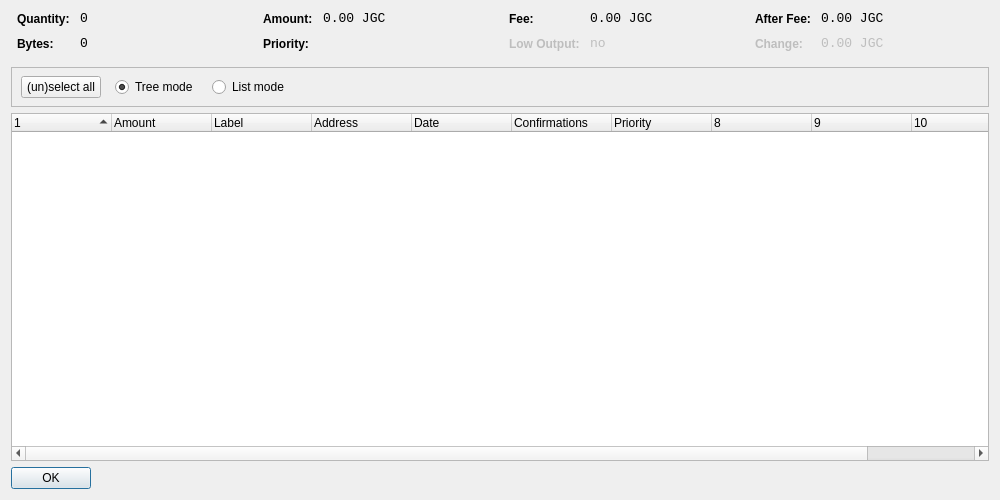
<?xml version="1.0" encoding="UTF-8"?>
<ui version="4.0">
 <class>CoinControlDialog</class>
 <widget class="QDialog" name="CoinControlDialog">
  <property name="geometry">
   <rect>
    <x>0</x>
    <y>0</y>
    <width>1000</width>
    <height>500</height>
   </rect>
  </property>
  <property name="windowTitle">
   <string>Coin Control</string>
  </property>
  <layout class="QVBoxLayout" name="verticalLayout">
   <item>
    <layout class="QHBoxLayout" name="horizontalLayoutTop" stretch="0,0,0,0">
     <property name="topMargin">
      <number>0</number>
     </property>
     <property name="bottomMargin">
      <number>10</number>
     </property>
     <item>
      <layout class="QFormLayout" name="formLayoutCoinControl1">
       <property name="horizontalSpacing">
        <number>10</number>
       </property>
       <property name="verticalSpacing">
        <number>10</number>
       </property>
       <property name="leftMargin">
        <number>6</number>
       </property>
       <property name="rightMargin">
        <number>6</number>
       </property>
       <item row="0" column="0">
        <widget class="QLabel" name="labelCoinControlQuantityText">
         <property name="styleSheet">
          <string notr="true">font-weight:bold;</string>
         </property>
         <property name="text">
          <string>Quantity:</string>
         </property>
        </widget>
       </item>
       <item row="0" column="1">
        <widget class="QLabel" name="labelCoinControlQuantity">
         <property name="font">
          <font>
           <family>Monospace</family>
           <pointsize>10</pointsize>
          </font>
         </property>
         <property name="cursor">
          <cursorShape>IBeamCursor</cursorShape>
         </property>
         <property name="contextMenuPolicy">
          <enum>Qt::ActionsContextMenu</enum>
         </property>
         <property name="text">
          <string notr="true">0</string>
         </property>
         <property name="textInteractionFlags">
          <set>Qt::LinksAccessibleByMouse|Qt::TextSelectableByKeyboard|Qt::TextSelectableByMouse</set>
         </property>
        </widget>
       </item>
       <item row="1" column="0">
        <widget class="QLabel" name="labelCoinControlBytesText">
         <property name="styleSheet">
          <string notr="true">font-weight:bold;</string>
         </property>
         <property name="text">
          <string>Bytes:</string>
         </property>
        </widget>
       </item>
       <item row="1" column="1">
        <widget class="QLabel" name="labelCoinControlBytes">
         <property name="font">
          <font>
           <family>Monospace</family>
           <pointsize>10</pointsize>
          </font>
         </property>
         <property name="cursor">
          <cursorShape>IBeamCursor</cursorShape>
         </property>
         <property name="contextMenuPolicy">
          <enum>Qt::ActionsContextMenu</enum>
         </property>
         <property name="text">
          <string notr="true">0</string>
         </property>
         <property name="textInteractionFlags">
          <set>Qt::LinksAccessibleByMouse|Qt::TextSelectableByKeyboard|Qt::TextSelectableByMouse</set>
         </property>
        </widget>
       </item>
      </layout>
     </item>
     <item>
      <layout class="QFormLayout" name="formLayoutCoinControl2">
       <property name="horizontalSpacing">
        <number>10</number>
       </property>
       <property name="verticalSpacing">
        <number>10</number>
       </property>
       <property name="leftMargin">
        <number>6</number>
       </property>
       <property name="rightMargin">
        <number>6</number>
       </property>
       <item row="0" column="0">
        <widget class="QLabel" name="labelCoinControlAmountText">
         <property name="styleSheet">
          <string notr="true">font-weight:bold;</string>
         </property>
         <property name="text">
          <string>Amount:</string>
         </property>
        </widget>
       </item>
       <item row="0" column="1">
        <widget class="QLabel" name="labelCoinControlAmount">
         <property name="font">
          <font>
           <family>Monospace</family>
           <pointsize>10</pointsize>
          </font>
         </property>
         <property name="cursor">
          <cursorShape>IBeamCursor</cursorShape>
         </property>
         <property name="contextMenuPolicy">
          <enum>Qt::ActionsContextMenu</enum>
         </property>
         <property name="text">
          <string notr="true">0.00 JGC</string>
         </property>
         <property name="textInteractionFlags">
          <set>Qt::LinksAccessibleByMouse|Qt::TextSelectableByKeyboard|Qt::TextSelectableByMouse</set>
         </property>
        </widget>
       </item>
       <item row="1" column="0">
        <widget class="QLabel" name="labelCoinControlPriorityText">
         <property name="styleSheet">
          <string notr="true">font-weight:bold;</string>
         </property>
         <property name="text">
          <string>Priority:</string>
         </property>
        </widget>
       </item>
       <item row="1" column="1">
        <widget class="QLabel" name="labelCoinControlPriority">
         <property name="font">
          <font>
           <family>Monospace</family>
           <pointsize>10</pointsize>
          </font>
         </property>
         <property name="cursor">
          <cursorShape>IBeamCursor</cursorShape>
         </property>
         <property name="contextMenuPolicy">
          <enum>Qt::ActionsContextMenu</enum>
         </property>
         <property name="text">
          <string/>
         </property>
         <property name="textInteractionFlags">
          <set>Qt::LinksAccessibleByMouse|Qt::TextSelectableByKeyboard|Qt::TextSelectableByMouse</set>
         </property>
        </widget>
       </item>
      </layout>
     </item>
     <item>
      <layout class="QFormLayout" name="formLayoutCoinControl3">
       <property name="horizontalSpacing">
        <number>10</number>
       </property>
       <property name="verticalSpacing">
        <number>10</number>
       </property>
       <property name="leftMargin">
        <number>6</number>
       </property>
       <property name="rightMargin">
        <number>6</number>
       </property>
       <item row="0" column="0">
        <widget class="QLabel" name="labelCoinControlFeeText">
         <property name="styleSheet">
          <string notr="true">font-weight:bold;</string>
         </property>
         <property name="text">
          <string>Fee:</string>
         </property>
        </widget>
       </item>
       <item row="0" column="1">
        <widget class="QLabel" name="labelCoinControlFee">
         <property name="font">
          <font>
           <family>Monospace</family>
           <pointsize>10</pointsize>
          </font>
         </property>
         <property name="cursor">
          <cursorShape>IBeamCursor</cursorShape>
         </property>
         <property name="contextMenuPolicy">
          <enum>Qt::ActionsContextMenu</enum>
         </property>
         <property name="text">
          <string notr="true">0.00 JGC</string>
         </property>
         <property name="textInteractionFlags">
          <set>Qt::LinksAccessibleByMouse|Qt::TextSelectableByKeyboard|Qt::TextSelectableByMouse</set>
         </property>
        </widget>
       </item>
       <item row="1" column="0">
        <widget class="QLabel" name="labelCoinControlLowOutputText">
         <property name="enabled">
          <bool>false</bool>
         </property>
         <property name="styleSheet">
          <string notr="true">font-weight:bold;</string>
         </property>
         <property name="text">
          <string>Low Output:</string>
         </property>
        </widget>
       </item>
       <item row="1" column="1">
        <widget class="QLabel" name="labelCoinControlLowOutput">
         <property name="enabled">
          <bool>false</bool>
         </property>
         <property name="font">
          <font>
           <family>Monospace</family>
           <pointsize>10</pointsize>
          </font>
         </property>
         <property name="cursor">
          <cursorShape>IBeamCursor</cursorShape>
         </property>
         <property name="contextMenuPolicy">
          <enum>Qt::ActionsContextMenu</enum>
         </property>
         <property name="text">
          <string notr="true">no</string>
         </property>
         <property name="textInteractionFlags">
          <set>Qt::LinksAccessibleByMouse|Qt::TextSelectableByKeyboard|Qt::TextSelectableByMouse</set>
         </property>
        </widget>
       </item>
      </layout>
     </item>
     <item>
      <layout class="QFormLayout" name="formLayoutCoinControl4">
       <property name="horizontalSpacing">
        <number>10</number>
       </property>
       <property name="verticalSpacing">
        <number>10</number>
       </property>
       <property name="leftMargin">
        <number>6</number>
       </property>
       <property name="rightMargin">
        <number>6</number>
       </property>
       <item row="0" column="0">
        <widget class="QLabel" name="labelCoinControlAfterFeeText">
         <property name="styleSheet">
          <string notr="true">font-weight:bold;</string>
         </property>
         <property name="text">
          <string>After Fee:</string>
         </property>
        </widget>
       </item>
       <item row="0" column="1">
        <widget class="QLabel" name="labelCoinControlAfterFee">
         <property name="font">
          <font>
           <family>Monospace</family>
           <pointsize>10</pointsize>
          </font>
         </property>
         <property name="cursor">
          <cursorShape>IBeamCursor</cursorShape>
         </property>
         <property name="contextMenuPolicy">
          <enum>Qt::ActionsContextMenu</enum>
         </property>
         <property name="text">
          <string notr="true">0.00 JGC</string>
         </property>
         <property name="textInteractionFlags">
          <set>Qt::LinksAccessibleByMouse|Qt::TextSelectableByKeyboard|Qt::TextSelectableByMouse</set>
         </property>
        </widget>
       </item>
       <item row="1" column="0">
        <widget class="QLabel" name="labelCoinControlChangeText">
         <property name="enabled">
          <bool>false</bool>
         </property>
         <property name="styleSheet">
          <string notr="true">font-weight:bold;</string>
         </property>
         <property name="text">
          <string>Change:</string>
         </property>
        </widget>
       </item>
       <item row="1" column="1">
        <widget class="QLabel" name="labelCoinControlChange">
         <property name="enabled">
          <bool>false</bool>
         </property>
         <property name="font">
          <font>
           <family>Monospace</family>
           <pointsize>10</pointsize>
          </font>
         </property>
         <property name="cursor">
          <cursorShape>IBeamCursor</cursorShape>
         </property>
         <property name="contextMenuPolicy">
          <enum>Qt::ActionsContextMenu</enum>
         </property>
         <property name="text">
          <string notr="true">0.00 JGC</string>
         </property>
         <property name="textInteractionFlags">
          <set>Qt::LinksAccessibleByMouse|Qt::TextSelectableByKeyboard|Qt::TextSelectableByMouse</set>
         </property>
        </widget>
       </item>
      </layout>
     </item>
    </layout>
   </item>
   <item>
    <widget class="QFrame" name="frame">
     <property name="minimumSize">
      <size>
       <width>0</width>
       <height>40</height>
      </size>
     </property>
     <property name="frameShape">
      <enum>QFrame::StyledPanel</enum>
     </property>
     <property name="frameShadow">
      <enum>QFrame::Sunken</enum>
     </property>
     <widget class="QWidget" name="horizontalLayoutWidget">
      <property name="geometry">
       <rect>
        <x>10</x>
        <y>0</y>
        <width>781</width>
        <height>41</height>
       </rect>
      </property>
      <layout class="QHBoxLayout" name="horizontalLayoutPanel" stretch="0,0,0,0,0">
       <property name="spacing">
        <number>14</number>
       </property>
       <item>
        <widget class="QPushButton" name="pushButtonSelectAll">
         <property name="sizePolicy">
          <sizepolicy hsizetype="Maximum" vsizetype="Fixed">
           <horstretch>0</horstretch>
           <verstretch>0</verstretch>
          </sizepolicy>
         </property>
         <property name="text">
          <string>(un)select all</string>
         </property>
        </widget>
       </item>
       <item>
        <widget class="QRadioButton" name="radioTreeMode">
         <property name="sizePolicy">
          <sizepolicy hsizetype="Maximum" vsizetype="Fixed">
           <horstretch>0</horstretch>
           <verstretch>0</verstretch>
          </sizepolicy>
         </property>
         <property name="text">
          <string>Tree mode</string>
         </property>
         <property name="checked">
          <bool>true</bool>
         </property>
        </widget>
       </item>
       <item>
        <widget class="QRadioButton" name="radioListMode">
         <property name="sizePolicy">
          <sizepolicy hsizetype="Maximum" vsizetype="Fixed">
           <horstretch>0</horstretch>
           <verstretch>0</verstretch>
          </sizepolicy>
         </property>
         <property name="text">
          <string>List mode</string>
         </property>
        </widget>
       </item>
       <item>
        <spacer name="horizontalSpacer">
         <property name="orientation">
          <enum>Qt::Horizontal</enum>
         </property>
         <property name="sizeHint" stdset="0">
          <size>
           <width>40</width>
           <height>20</height>
          </size>
         </property>
        </spacer>
       </item>
      </layout>
     </widget>
    </widget>
   </item>
   <item>
    <widget class="CoinControlTreeWidget" name="treeWidget">
     <property name="contextMenuPolicy">
      <enum>Qt::CustomContextMenu</enum>
     </property>
     <property name="sortingEnabled">
      <bool>false</bool>
     </property>
     <property name="columnCount">
      <number>11</number>
     </property>
     <attribute name="headerShowSortIndicator" stdset="0">
      <bool>true</bool>
     </attribute>
     <attribute name="headerStretchLastSection">
      <bool>false</bool>
     </attribute>
     <column>
      <property name="text">
       <string/>
      </property>
     </column>
     <column>
      <property name="text">
       <string>Amount</string>
      </property>
     </column>
     <column>
      <property name="text">
       <string>Label</string>
      </property>
     </column>
     <column>
      <property name="text">
       <string>Address</string>
      </property>
     </column>
     <column>
      <property name="text">
       <string>Date</string>
      </property>
     </column>
     <column>
      <property name="text">
       <string>Confirmations</string>
      </property>
      <property name="toolTip">
       <string>Confirmed</string>
      </property>
     </column>
     <column>
      <property name="text">
       <string>Priority</string>
      </property>
     </column>
     <column>
      <property name="text">
       <string/>
      </property>
     </column>
     <column>
      <property name="text">
       <string/>
      </property>
     </column>
     <column>
      <property name="text">
       <string/>
      </property>
     </column>
     <column>
      <property name="text">
       <string/>
      </property>
     </column>
    </widget>
   </item>
   <item>
    <widget class="QDialogButtonBox" name="buttonBox">
     <property name="sizePolicy">
      <sizepolicy hsizetype="Maximum" vsizetype="Fixed">
       <horstretch>0</horstretch>
       <verstretch>0</verstretch>
      </sizepolicy>
     </property>
     <property name="orientation">
      <enum>Qt::Horizontal</enum>
     </property>
     <property name="standardButtons">
      <set>QDialogButtonBox::Ok</set>
     </property>
    </widget>
   </item>
  </layout>
 </widget>
 <customwidgets>
  <customwidget>
   <class>CoinControlTreeWidget</class>
   <extends>QTreeWidget</extends>
   <header>coincontroltreewidget.h</header>
  </customwidget>
 </customwidgets>
 <resources/>
 <connections/>
</ui>
